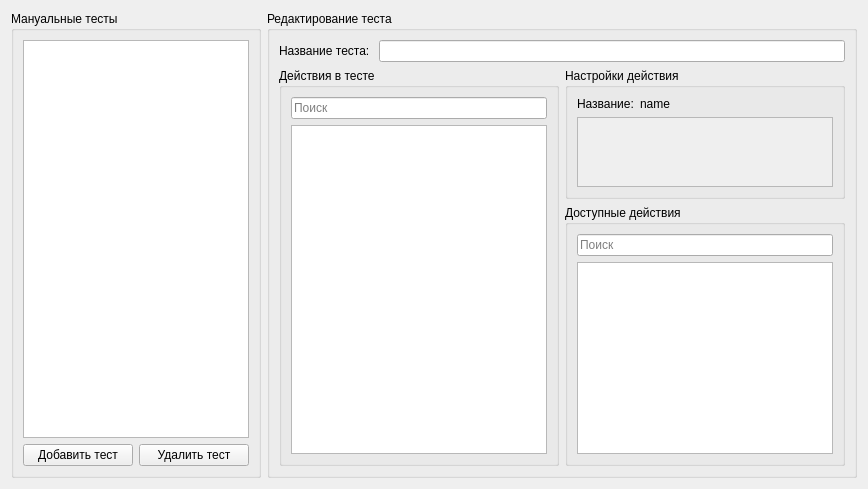
      <widget class="QWidget" name="testsEditorTab">
       <attribute name="title">
        <string>Редактор тестов</string>
       </attribute>
       <layout class="QHBoxLayout" name="horizontalLayout_31">
        <item>
         <widget class="QGroupBox" name="groupBox_11">
          <property name="maximumSize">
           <size>
            <width>250</width>
            <height>16777215</height>
           </size>
          </property>
          <property name="title">
           <string>Мануальные тесты</string>
          </property>
          <layout class="QVBoxLayout" name="verticalLayout_16">
           <item>
            <widget class="QManualTestsListWidget" name="testsEditor_testsListWidget"/>
           </item>
           <item>
            <layout class="QHBoxLayout" name="horizontalLayout_28">
             <item>
              <widget class="QPushButton" name="testsEditor_addTestPushButton">
               <property name="text">
                <string>Добавить тест</string>
               </property>
              </widget>
             </item>
             <item>
              <widget class="QPushButton" name="testsEditor_removeTestPushButton">
               <property name="text">
                <string>Удалить тест</string>
               </property>
              </widget>
             </item>
            </layout>
           </item>
          </layout>
         </widget>
        </item>
        <item>
         <widget class="QGroupBox" name="groupBox_12">
          <property name="title">
           <string>Редактирование теста</string>
          </property>
          <layout class="QVBoxLayout" name="verticalLayout_21">
           <item>
            <layout class="QHBoxLayout" name="horizontalLayout_29">
             <item>
              <widget class="QLabel" name="label_29">
               <property name="text">
                <string>Название теста: </string>
               </property>
              </widget>
             </item>
             <item>
              <widget class="QLineEdit" name="testsEdit_testNameLineEdit"/>
             </item>
            </layout>
           </item>
           <item>
            <layout class="QHBoxLayout" name="horizontalLayout_30">
             <item>
              <widget class="QGroupBox" name="groupBox_13">
               <property name="title">
                <string>Действия в тесте</string>
               </property>
               <layout class="QVBoxLayout" name="verticalLayout_17">
                <item>
                 <widget class="QLineEdit" name="testsEdit_testActionsSearchLineEdit">
                  <property name="placeholderText">
                   <string>Поиск</string>
                  </property>
                 </widget>
                </item>
                <item>
                 <widget class="QTestDisplayTreeWidget" name="testsEdit_testActionsLineEdit">
                  <property name="editTriggers">
                   <set>QAbstractItemView::EditKeyPressed</set>
                  </property>
                  <property name="dragEnabled">
                   <bool>true</bool>
                  </property>
                  <property name="dragDropMode">
                   <enum>QAbstractItemView::InternalMove</enum>
                  </property>
                  <property name="defaultDropAction">
                   <enum>Qt::MoveAction</enum>
                  </property>
                  <property name="selectionBehavior">
                   <enum>QAbstractItemView::SelectItems</enum>
                  </property>
                  <attribute name="headerVisible">
                   <bool>false</bool>
                  </attribute>
                  <column>
                   <property name="text">
                    <string notr="true">1</string>
                   </property>
                  </column>
                 </widget>
                </item>
               </layout>
              </widget>
             </item>
             <item>
              <layout class="QVBoxLayout" name="verticalLayout_20">
               <item>
                <widget class="QGroupBox" name="groupBox_15">
                 <property name="title">
                  <string>Настройки действия</string>
                 </property>
                 <layout class="QVBoxLayout" name="verticalLayout_19">
                  <item>
                   <layout class="QFormLayout" name="formLayout_8">
                    <item row="0" column="0">
                     <widget class="QLabel" name="label_27">
                      <property name="text">
                       <string>Название:</string>
                      </property>
                     </widget>
                    </item>
                    <item row="0" column="1">
                     <widget class="QLabel" name="testsEdit_actionNameLabel">
                      <property name="text">
                       <string>name</string>
                      </property>
                     </widget>
                    </item>
                   </layout>
                  </item>
                  <item>
                   <widget class="QScrollArea" name="scrollArea">
                    <property name="widgetResizable">
                     <bool>true</bool>
                    </property>
                    <widget class="QWidget" name="scrollAreaWidgetContents">
                     <property name="geometry">
                      <rect>
                       <x>0</x>
                       <y>0</y>
                       <width>313</width>
                       <height>279</height>
                      </rect>
                     </property>
                     <layout class="QVBoxLayout" name="verticalLayout_22">
                      <item>
                       <layout class="QFormLayout" name="testsEdit_actionSettingsFormLayout"/>
                      </item>
                     </layout>
                    </widget>
                   </widget>
                  </item>
                 </layout>
                </widget>
               </item>
               <item>
                <widget class="QGroupBox" name="groupBox_14">
                 <property name="title">
                  <string>Доступные действия</string>
                 </property>
                 <layout class="QVBoxLayout" name="verticalLayout_18">
                  <item>
                   <widget class="QLineEdit" name="testsEdit_actionsSearchLineEdit">
                    <property name="placeholderText">
                     <string>Поиск</string>
                    </property>
                   </widget>
                  </item>
                  <item>
                   <widget class="QTestActionsTreeWidget" name="testsEdit_availableActionsTreeWidget">
                    <property name="dragEnabled">
                     <bool>true</bool>
                    </property>
                    <property name="dragDropMode">
                     <enum>QAbstractItemView::DragOnly</enum>
                    </property>
                    <attribute name="headerVisible">
                     <bool>false</bool>
                    </attribute>
                    <column>
                     <property name="text">
                      <string>1</string>
                     </property>
                    </column>
                   </widget>
                  </item>
                 </layout>
                </widget>
               </item>
              </layout>
             </item>
            </layout>
           </item>
          </layout>
         </widget>
        </item>
       </layout>
      </widget>
